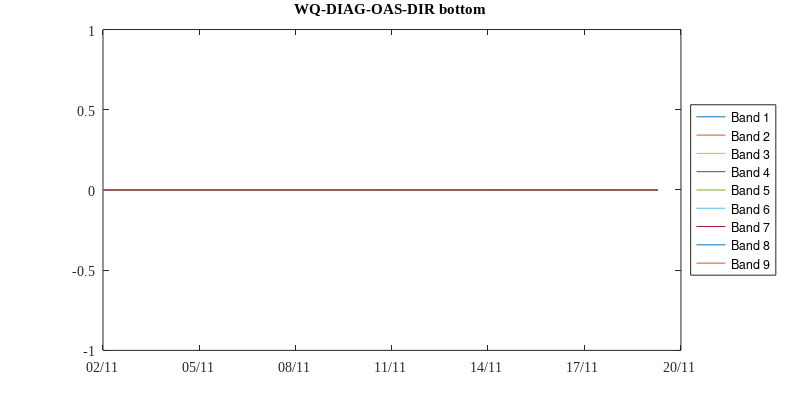
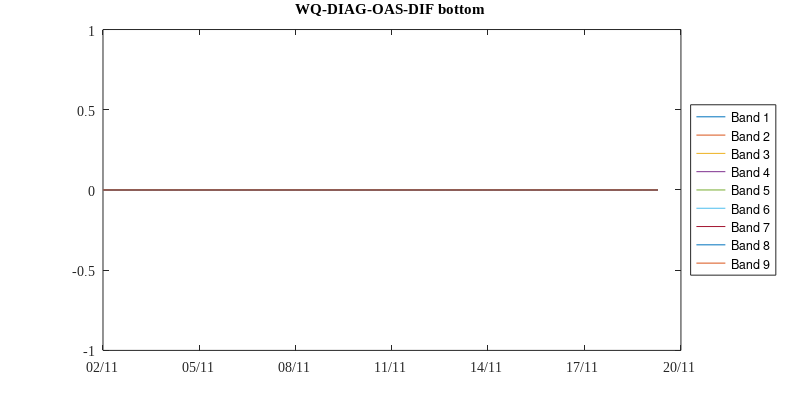
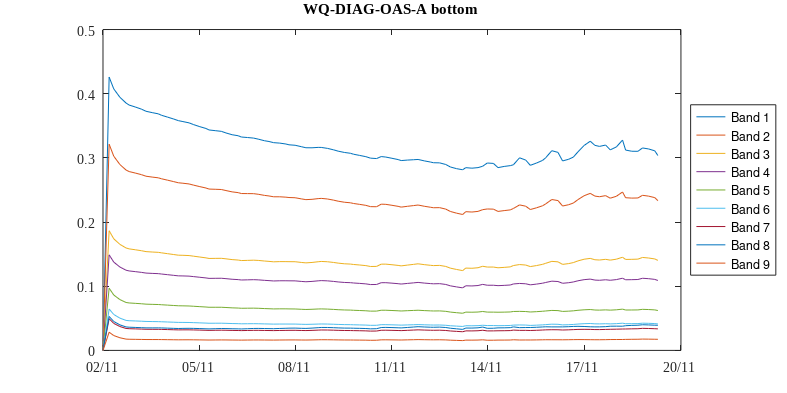
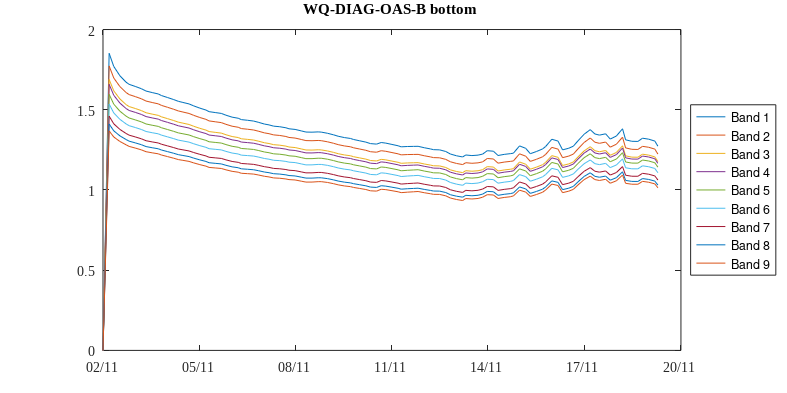

These figures' MATLAB source, in order:
clear; close all;

load extracted_OASIM_2011.mat;


inc=1;
for bands=1:9
    loadnames{inc}=['WQ_DIAG_OAS_DIR_BAND',num2str(bands,'%1d')];
    inc=inc+1;
end

for bands=1:9
    loadnames{inc}=['WQ_DIAG_OAS_DIF_BAND',num2str(bands,'%1d')];
    inc=inc+1;
end

for bands=1:9
    loadnames{inc}=['WQ_DIAG_OAS_A_BAND',num2str(bands,'%1d')];
    inc=inc+1;
end

for bands=1:9
    loadnames{inc}=['WQ_DIAG_OAS_B_BAND',num2str(bands,'%1d')];
    inc=inc+1;
end

%%
figure(1);
def.dimensions = [20 10]; % Width & Height in cm
set(gcf, 'PaperPositionMode', 'manual');
set(gcf, 'PaperUnits', 'centimeters','PaperOrientation', 'Portrait');
xSize = def.dimensions(1);
ySize = def.dimensions(2);
xLeft = (21-xSize)/2;
yTop = (30-ySize)/2;
set(gcf,'paperposition',[0 0 xSize ySize])  ;

vars={'DIR','DIF','A','B','DIR_SF','DIF_SF'};
vars2={'DIR','DIF','A','B','DIR-SF','DIF-SF'};
datearray=datenum(2010,11,2:3:20);

for vv=1:length(vars)
    clf;
    
for bands=1:9
    var=['WQ_DIAG_OAS_',vars{vv},'_BAND',num2str(bands,'%1d')];
    date=output.CS.(var).date;
    data=output.CS.(var).bottom;
    
    plot(date,data);hold on;
end

set(gca,'xlim',[datearray(1) datearray(end)],'XTick',datearray,'XTickLabel',datestr(datearray,'dd/mm'));
hl=legend('Band 1','Band 2','Band 3','Band 4','Band 5','Band 6','Band 7','Band 8',...
    'Band 9');
set(hl,'Location','eastoutside');

set(gca,'FontName','Times New Roman');
title(['WQ-DIAG-OAS-',vars2{vv},' bottom']);

outputName=['./light_','WQ-DIAG-OAS-',vars{vv},' bottom - 2011','.jpg'];
print(gcf,'-dpng',outputName);

end

